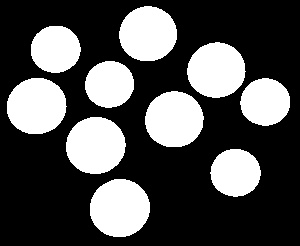
#> input picture img/coins_filled.jpg, 300 x 246 px
$ jupyter execute '8-goruntu-etiketleme(labeling).ipynb'
#> lines starting #> are read from the running program, lines starting #| are printed output that depends on the picture; after the words box and inside, x2 and y2 are one past the last pixel; in counts of white or black regions, pixels touching at a corner belong together; long printed decimals are rounded
[cell 1]
import cv2 as cv
import numpy as np

[cell 2]
image = cv.imread('../img/coins_filled.jpg',0 ) # görüntü okundu ve gri tonlamaya çevrildi
#> image is the input picture: shape (246, 300); min 0, max 255, mean 80
thresh, image2 = cv.threshold(image, 0, 255, cv.THRESH_BINARY + cv.THRESH_OTSU)
#> image2: shape (246, 300); 31.3% white; 10 white regions, largest, box (x1, y1, x2, y2) and area: (90, 179, 150, 237) 2751, (66, 117, 126, 174) 2678, (7, 78, 67, 134) 2650
#> thresh = 7

[cell 3]
numlabels, labels, stats, centroids = cv.connectedComponentsWithStats(image2) # bağlantılı bileşenler bulundu
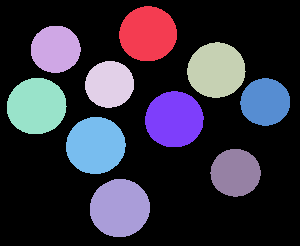
#> labels: shape (246, 300) int32; 11 distinct labels, from 0 to 10; one colour per label, 0 black
#> numlabels = 11; stats = [[0, 0, 300, 246, 50664], [119, 6, 58, 55, 2509], [31, 26, 50, 47, 1854], [187, 42, 59, 56, 2538], [85, 61, 49, 47, 1810], [7, 78, 60, 56, 2650], [240, 78, 50, 48, 1863], [145, 91, 59, 56, 2592], [66, 117, 60, 57, 2678], [210, 149, 51, 48, 1891], [90, 179, 60, 58, 2751]]; centroids = [[152.9, 127.8], [147.5, 33.45], [55.15, 48.86], [215.9, 69.8], [109.1, 83.93], [36.14, 105.7], [264.8, 101.6], [173.8, 119], [95.21, 145.1], [235.1, 172.4], [119.4, 207.7]]

[cell 4]
print('Toplam nesne sayısı:', numlabels-1) # arkaplanı da saydığı için 1 çıkarıldı
#| Toplam nesne sayısı: 10
print('Nesnelerin özellikleri:', stats)
#| Nesnelerin özellikleri: [[    0     0   300   246 50664]
#|  [  119     6    58    55  2509]
#|  [   31    26    50    47  1854]
#|  [  187    42    59    56  2538]
#|  [   85    61    49    47  1810]
#|  [    7    78    60    56  2650]
#|  [  240    78    50    48  1863]
#|  [  145    91    59    56  2592]
#|  [   66   117    60    57  2678]
#|  [  210   149    51    48  1891]
#|  [   90   179    60    58  2751]]
print('Nesnelerin ağırlık merkezleri:', centroids)
#| Nesnelerin ağırlık merkezleri: [[152.924 127.768]
#|  [147.548  33.448]
#|  [ 55.145  48.862]
#|  [215.926  69.803]
#|  [109.060  83.928 ]
#|  [ 36.141 105.722]
#|  [264.809 101.613 ]
#|  [173.830 118.980]
#|  [ 95.214 145.084]
#|  [235.068 172.359]
#|  [119.354 207.683]]

[cell 5]
image_bgr = np.zeros((image.shape[0], image.shape[1], 3), dtype=np.uint8) # renkli görüntü oluşturuldu
image_bgr[:,:,0] = image_bgr[:,:,1] = image_bgr[:,:,2] = image # gri tonlamalı görüntü renkliye çevrildi

[cell 6]
for i in range(1, numlabels):
    x, y, w, h, area = stats[i]
    cv.rectangle(image_bgr, (x, y), (x+w, y+h), (0, 255, 0), 2) # nesnelerin etrafına dikdörtgen çizildi
    cv.putText(image_bgr, str(i), (x, y), cv.FONT_HERSHEY_SIMPLEX, 0.5, (255, 255, 255), 2) # nesnelerin üzerine etiket yazıldı
#> this loop made 10 passes
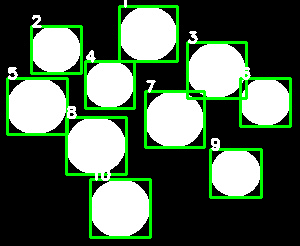
#> image_bgr: shape (246, 300, 3); 9.25% of pixels changed, all inside (x1, y1, x2, y2) = (6, 0, 292, 239); drawn as B, G, R

[cell 7]
cv.imshow('original', image)
cv.imshow('1.görüntü:', np.uint8(labels==1)*255)
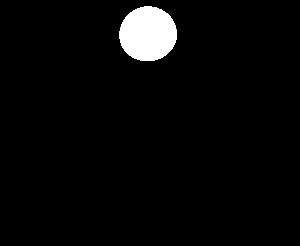
#> window '1.görüntü:': shape (246, 300); 3.4% white; 1 white region, box (x1, y1, x2, y2) and area: (119, 6, 177, 61) 2509
cv.imshow('2.görüntü:', np.uint8(labels==2)*255)
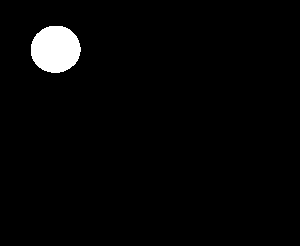
#> window '2.görüntü:': shape (246, 300); 2.5% white; 1 white region, box (x1, y1, x2, y2) and area: (31, 26, 81, 73) 1854
cv.imshow('Görüntü', image_bgr)

cv.waitKey(0)
cv.destroyAllWindows()

$ run again, with img/blobs.jpg copied over img/coins_filled.jpg
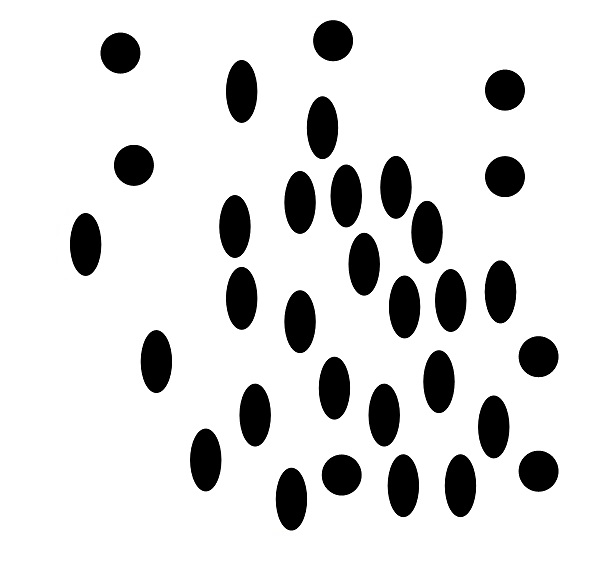
#> input picture img/blobs.jpg, 603 x 562 px
#> image2: shape (562, 603); 86% white; 32 black regions, largest, box (x1, y1, x2, y2) and area: (219, 195, 251, 258) 1557, (284, 171, 316, 234) 1556, (380, 156, 412, 219) 1554
#> thresh = 128
#> numlabels = 2; stats = [[70, 20, 489, 511, 47432], [0, 0, 603, 562, 291454]]; centroids = [[343.6, 297.3], [294.1, 277.8]]
#| Toplam nesne sayısı: 1
#| Nesnelerin özellikleri: [[    70     20    489    511  47432]
#|  [     0      0    603    562 291454]]
#| Nesnelerin ağırlık merkezleri: [[343.607 297.321]
#|  [294.066 277.763]]
#> the loop `for i in range(1, numlabels):` made 1 pass
#> after the loop `for i in range(1, numlabels):`:
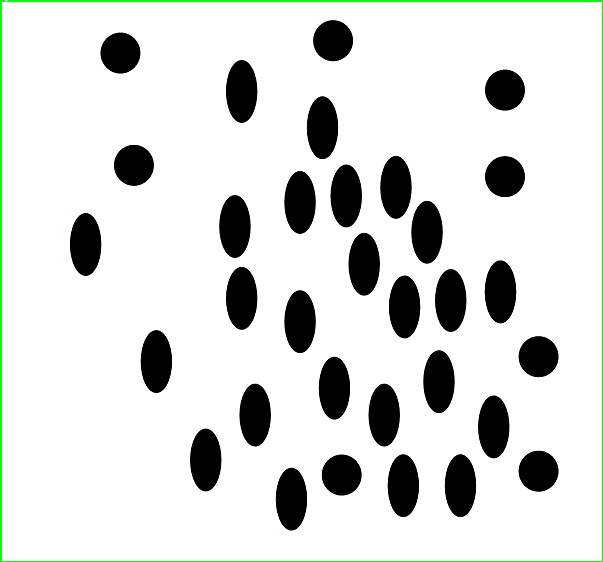
#> image_bgr: shape (562, 603, 3); mean of channels 0, 1, 2 216.7, 219.3, 216.7; drawn as B, G, R
